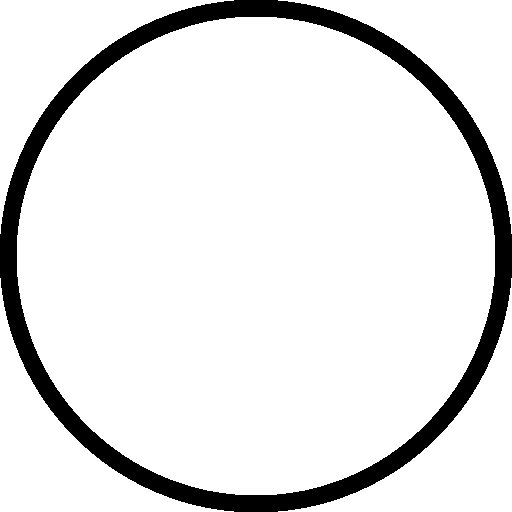
#> input picture Symmetry/circle.png, 512 x 512 px, found by its file name
$ python task2_png_input.py
#> lines starting #> are read from the running program, lines starting #| are printed output that depends on the picture; after the words box and inside, x2 and y2 are one past the last pixel; in counts of white or black regions, pixels touching at a corner belong together
import cv2
import matplotlib.pyplot as plt
import numpy as np
from scipy.interpolate import splprep, splev

def load_image(image_file):
    """
    Load the image and return it as a binary (black and white) image.
    """
    image = cv2.imread(image_file, cv2.IMREAD_GRAYSCALE)
    _, binary_image = cv2.threshold(image, 128, 255, cv2.THRESH_BINARY)
    return binary_image

def find_contours(image):
    """
    Find contours in the binary image and return them.
    """
    contours, _ = cv2.findContours(image, cv2.RETR_TREE, cv2.CHAIN_APPROX_SIMPLE)
    return contours

def generate_image_from_contours(contours, img_size=(500, 500), line_color=(255, 255, 255)):
    """
    Generate an image with the contours drawn on it.
    """
    img = np.zeros((img_size[0], img_size[1], 3), dtype=np.uint8)

    for contour in contours:
        if len(contour) < 2:
            continue

        if len(contour) == 2:
            cv2.line(img, tuple(contour[0][0]), tuple(contour[1][0]), line_color, 2)
            continue

        x_coords = np.array([p[0][0] for p in contour])
        y_coords = np.array([p[0][1] for p in contour])

        tck, u = splprep([x_coords, y_coords], s=0, k=2)
        u_new = np.linspace(u.min(), u.max(), 1000)
        x_new, y_new = splev(u_new, tck, der=0)

        for i in range(len(x_new) - 1):
            cv2.line(img, (int(x_new[i]), int(y_new[i])), (int(x_new[i+1]), int(y_new[i+1])), line_color, 2)

    return img

def find_harris_corners(img, max_corners=2, threshold_ratio=0.1):
    """
    Detect Harris corners in the image.
    """
    gray_img = cv2.cvtColor(img, cv2.COLOR_BGR2GRAY)
    gray_img = np.float32(gray_img)
    corner_response = cv2.cornerHarris(gray_img, 2, 3, 0.04)
    corner_response = cv2.dilate(corner_response, None)
    threshold = threshold_ratio * corner_response.max()

    detected_corners = np.argwhere(corner_response > threshold)
    detected_corners = [(int(c[1]), int(c[0])) for c in detected_corners]

    sorted_corners = sorted(detected_corners, key=lambda pt: corner_response[pt[1], pt[0]], reverse=True)

    return sorted_corners[:max_corners], img

# [43 lines left out: functions calculate_opposite_point, draw_spline_on_image, not called in this run]

def detect_and_draw_symmetry_line(image_file, image_title):
    """
    Detect the symmetry line in the image and find the Harris corners and their corresponding symmetric points.
    """
    binary_image = load_image(image_file)
    contours = find_contours(binary_image)
    curve_img = generate_image_from_contours(contours, img_size=(500, 500), line_color=(255, 255, 255))

    # Save and reload the image to ensure it gets processed correctly
    temp_img_path = 'temp_curve_image.png'
    cv2.imwrite(temp_img_path, curve_img)
    img = cv2.imread(temp_img_path)

    # Detect the top 15 Harris corners
    detected_corners, img_with_corners = find_harris_corners(img, max_corners=15)

    symmetry_detector = Mirror_Symmetry_detection(temp_img_path)
    matched_points = symmetry_detector.find_matchpoints()
    r_vals, theta_vals = symmetry_detector.find_points_r_theta(matched_points)

    hexbin_image = plt.hexbin(r_vals, theta_vals, bins=200, cmap=plt.cm.Spectral_r)
    sorted_votes = symmetry_detector.sort_hexbin_by_votes(hexbin_image)
    r, theta = symmetry_detector.find_coordinate_maxhexbin(hexbin_image, sorted_votes, vertical=False)

    symmetry_line_coords = symmetry_detector.draw_mirrorLine(r, theta, image_title)

    if symmetry_line_coords:
        x1, y1, x2, y2 = symmetry_line_coords

        # Draw the symmetry line on the image
        cv2.line(img_with_corners, (x1, y1), (x2, y2), (255, 255, 0), 2)  # Yellow for the symmetry line

        for corner in detected_corners:
            symmetric_point = calculate_opposite_point(corner, (x1, y1, x2, y2))

            # Draw the Harris corner and its corresponding symmetric point
            cv2.circle(img_with_corners, corner, 5, (0, 255, 0), 2)  # Green for the Harris corner
            cv2.circle(img_with_corners, symmetric_point, 5, (255, 0, 0), 2)  # Red for the symmetric point

            # Draw the B-spline connecting the points
            img_with_corners = draw_spline_on_image(img_with_corners, [corner, symmetric_point], spline_color=(255, 165, 0))

        # Display the final image
        plt.figure(figsize=(12, 8))
        plt.imshow(cv2.cvtColor(img_with_corners, cv2.COLOR_BGR2RGB))
        plt.axis('off')
        plt.title(f"{image_title} - Harris Corners, Symmetric Points, and Symmetry Line")
        plt.show()

def run_test():
    image_file = 'symmetric\\circle.png'  # Update this with your PNG image file
    detect_and_draw_symmetry_line(image_file, "Symmetry Detection - Test Case 1")
#> in load_image, `image = cv2.imread(image_file, cv2.IMREAD_GRAYSCALE)`: image: shape (512, 512); 89.8% white; 1 black region
#> in find_contours, `contours, _ = cv2.findContours(image, cv2.RETR_TREE, cv2.CHAIN_APPROX_..`: contours = 5 contours; box (x1, y1, x2, y2) and area: (17, 17, 495, 495) 179247, (278, 278, 512, 512) 13468, (0, 278, 234, 512) 13468, (278, 0, 512, 234) 13468, (0, 0, 234, 234) 13468
#> the loop in generate_image_from_contours, `for contour in contours:` made 5 passes
#> after the loop in generate_image_from_contours, `for contour in contours:`:
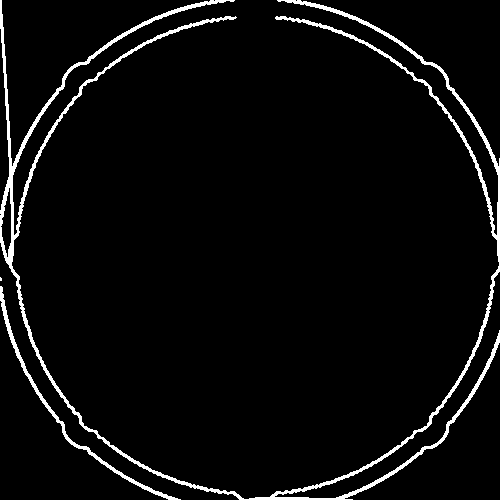
#> img: shape (500, 500, 3); 4.2% white; 3 white regions (1 under 20 px), largest, box (x1, y1, x2, y2) and area: (0, 0, 500, 500) 9507, (0, 286, 181, 500) 1103
#> in find_harris_corners, `corner_response = cv2.cornerHarris(gray_img, 2, 3, 0.04)`:
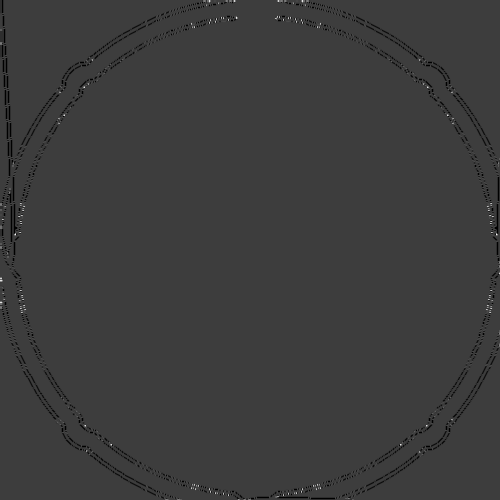
#> corner_response: shape (500, 500) float32; min -169130016, max 531174016, mean -2089323; drawn with min black and max white
#> in find_harris_corners, `corner_response = cv2.dilate(corner_response, None)`:
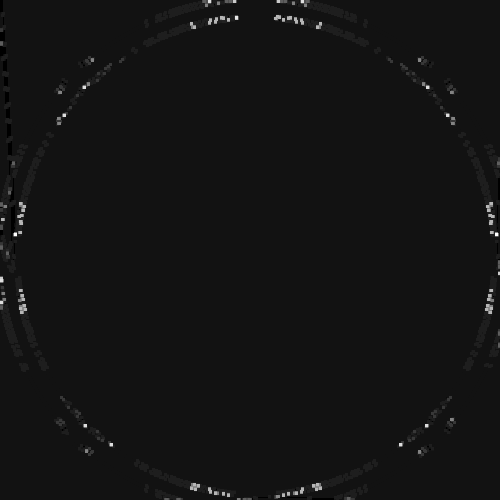
#> corner_response: shape (500, 500) float32; min -42282504, max 531174016, mean 3164983.2; drawn with min black and max white
#> in find_harris_corners, `threshold = threshold_ratio * corner_response.max()`: threshold = 53117401.6
#> in find_harris_corners, `detected_corners = np.argwhere(corner_response > threshold)`: detected_corners = 2637 pairs, first value 0 to 499, second value 0 to 499
#> in find_harris_corners, `sorted_corners = sorted(detected_corners, key=lambda pt: corner_respon..`: sorted_corners has the same summary as detected_corners
#> in detect_and_draw_symmetry_line, `detected_corners, img_with_corners = find_harris_corners(img, max_corn..`: detected_corners = [(14, 233), (15, 233), (16, 233), (495, 233), (496, 233), (497, 233), (14, 234), (15, 234), (16, 234), (495, 234), (496, 234), (497, 234), (14, 235), (15, 235), (16, 235)]

#> (the run stopped early here; a loop or call above may not have finished)

$ run again, with Symmetry/1.png copied over Symmetry/circle.png
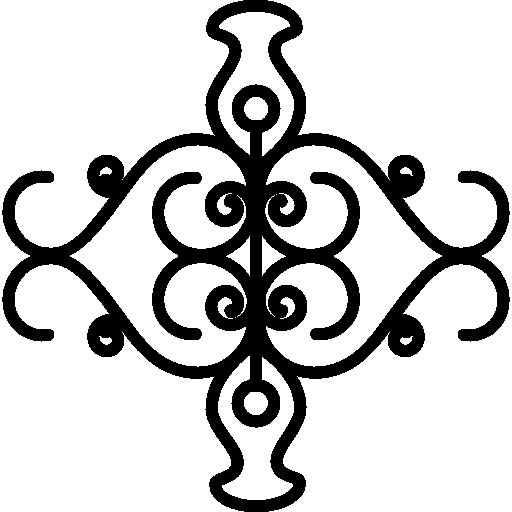
#> input picture Symmetry/1.png, 512 x 512 px, found by its file name
#> image: shape (512, 512); 79.6% white; 1 black region
#> in find_contours, `contours, _ = cv2.findContours(image, cv2.RETR_TREE, cv2.CHAIN_APPROX_..`: contours = 21 contours, 3 with area under 20; largest, box (x1, y1, x2, y2) and area: (268, 0, 512, 512) 78046, (0, 0, 244, 512) 78033, (265, 145, 442, 367) 17990, (70, 145, 247, 367) 17990, (218, 12, 294, 156) 4918
#> the loop in generate_image_from_contours, `for contour in contours:` made 21 passes
#> contour on passes 5, 10, 13: [[235, 317]], [[276, 194]], [[122, 179]]
#> after the loop in generate_image_from_contours, `for contour in contours:`:
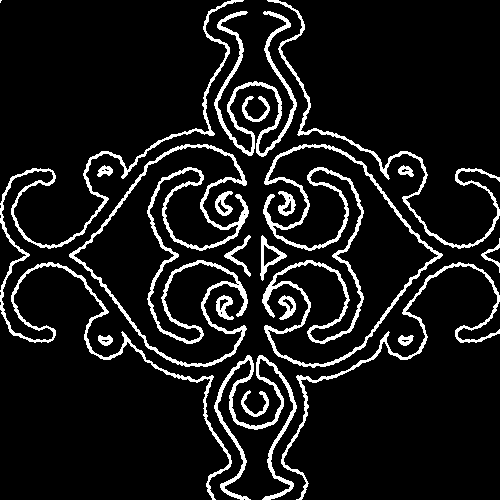
#> img: shape (500, 500, 3); 9.8% white; 21 white regions (1 under 20 px), largest, box (x1, y1, x2, y2) and area: (69, 144, 249, 367) 4752, (262, 144, 443, 368) 4747, (0, 0, 244, 500) 4310
#> in find_harris_corners, `corner_response = cv2.dilate(corner_response, None)`:
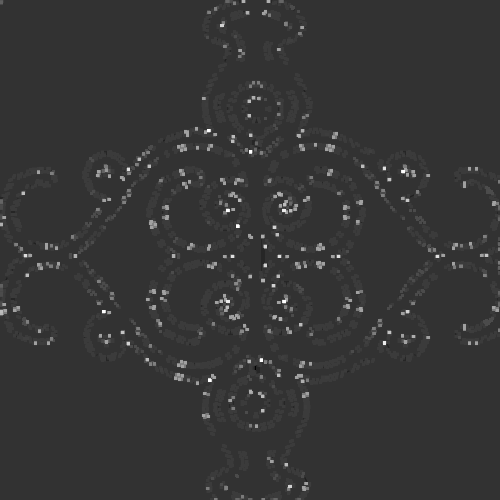
#> corner_response: shape (500, 500) float32; min -169130016, max 678667264, mean 10841897; drawn with min black and max white
#> threshold = 67866726.4
#> in find_harris_corners, `detected_corners = np.argwhere(corner_response > threshold)`: detected_corners = 8609 pairs, first value 0 to 499, second value 0 to 499
#> sorted_corners has the same summary as detected_corners
#> in detect_and_draw_symmetry_line, `detected_corners, img_with_corners = find_harris_corners(img, max_corn..`: detected_corners = [(236, 225), (237, 225), (238, 225), (236, 226), (237, 226), (238, 226), (236, 227), (237, 227), (238, 227), (208, 379), (209, 379), (210, 379), (208, 380), (209, 380), (210, 380)]

$ run again, with Symmetry/2.png copied over Symmetry/circle.png
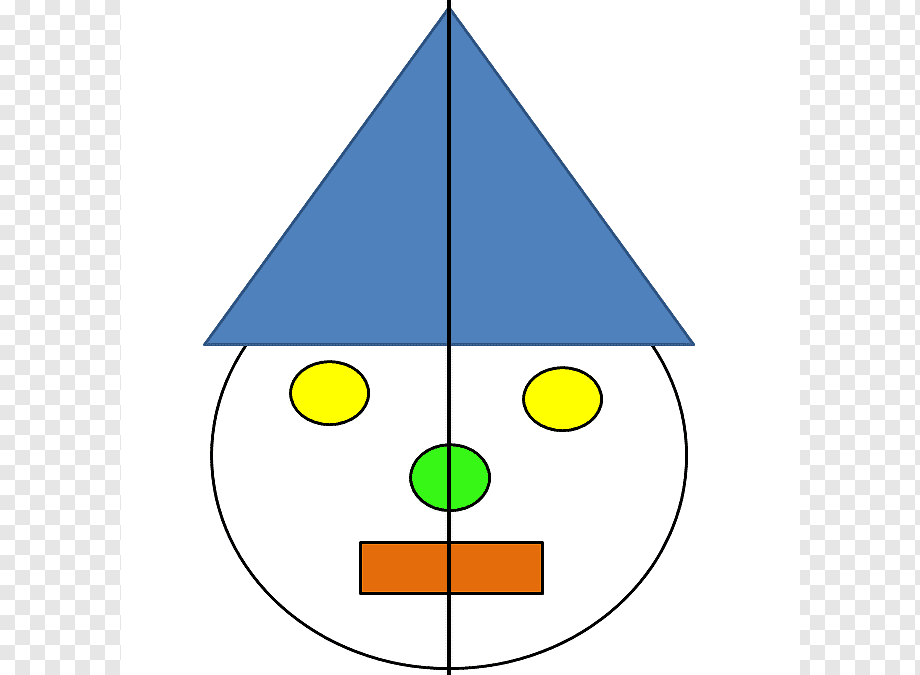
#> input picture Symmetry/2.png, 920 x 675 px, found by its file name
#> in load_image, `_, binary_image = cv2.threshold(image, 128, 255, cv2.THRESH_BINARY)`:
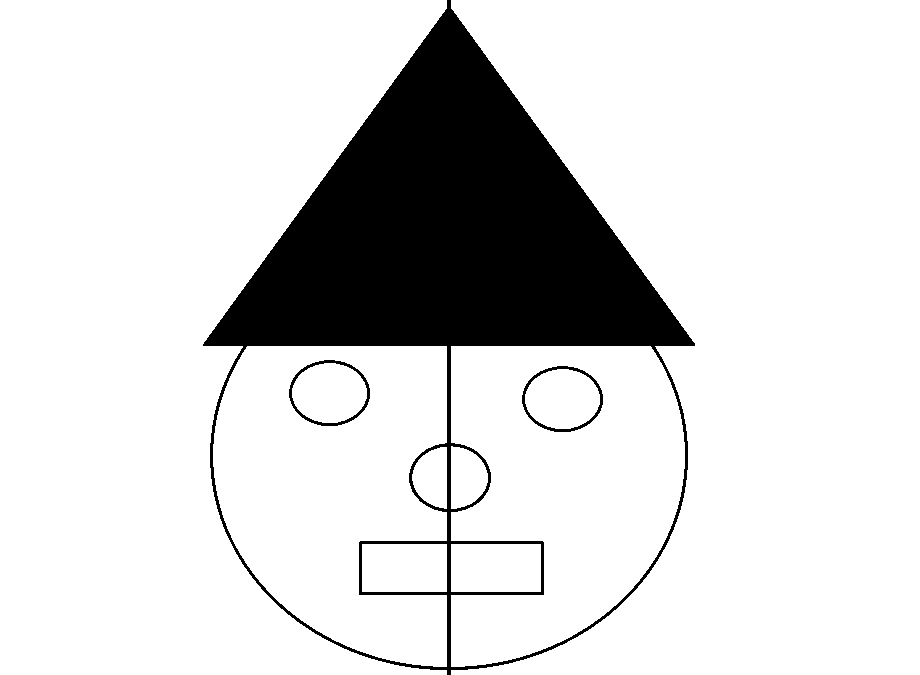
#> binary_image: shape (675, 920); 85.2% white; 3 black regions
#> in find_contours, `contours, _ = cv2.findContours(image, cv2.RETR_TREE, cv2.CHAIN_APPROX_..`: contours = 12 contours; largest, box (x1, y1, x2, y2) and area: (451, 0, 920, 675) 209208, (0, 0, 447, 675) 194500, (213, 346, 447, 667) 55854, (451, 346, 685, 667) 55483, (521, 365, 604, 433) 4294
#> the loop in generate_image_from_contours, `for contour in contours:` made 12 passes
#> (contour, x_coords, y_coords, u) on passes 1 to 2: ([[451, 544], [451, 591], [540, 591], [540, 544]], [451, 451, 540, 540], [544, 591, 591, 544], [0, 0.257, 0.743, 1]), ([[362, 544], [362, 591], [446, 591], [446, 544]], [362, 362, 446, 446], [544, 591, 591, 544], [0, 0.264, 0.736, 1])
#> in find_harris_corners, `corner_response = cv2.cornerHarris(gray_img, 2, 3, 0.04)`:
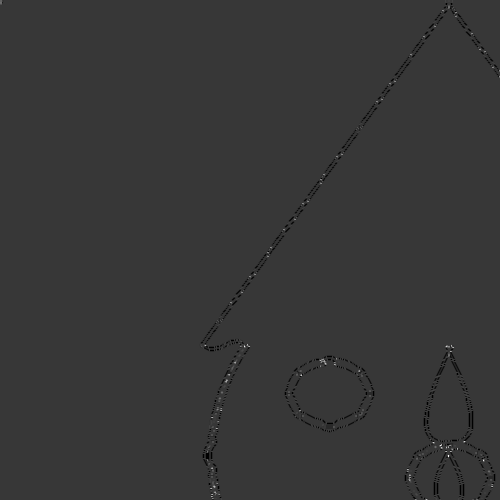
#> corner_response: shape (500, 500) float32; min -169130016, max 613756992, mean -886730.2; drawn with min black and max white
#> threshold = 61375699.2
#> in find_harris_corners, `detected_corners = np.argwhere(corner_response > threshold)`: detected_corners = 2269 pairs, first value 0 to 499, second value 0 to 499
#> sorted_corners has the same summary as detected_corners
#> in detect_and_draw_symmetry_line, `detected_corners, img_with_corners = find_harris_corners(img, max_corn..`: detected_corners = [(447, 454), (448, 454), (449, 454), (447, 455), (448, 455), (449, 455), (447, 456), (448, 456), (449, 456), (447, 457), (448, 457), (449, 457), (243, 345), (244, 345), (245, 345)]

$ run again, with Symmetry/but.png copied over Symmetry/circle.png
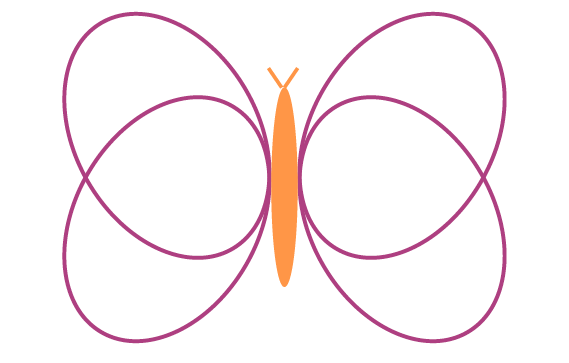
#> input picture Symmetry/but.png, 569 x 363 px, found by its file name
#> in load_image, `_, binary_image = cv2.threshold(image, 128, 255, cv2.THRESH_BINARY)`:
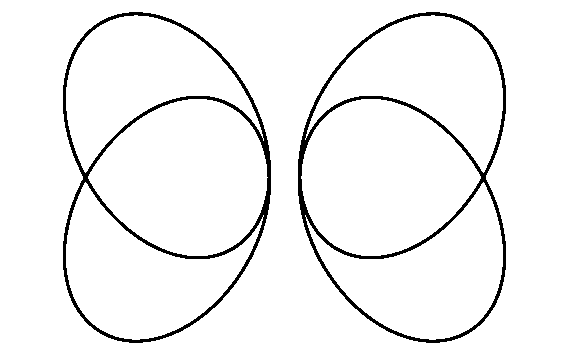
#> binary_image: shape (363, 569); 95.5% white; 2 black regions
#> in find_contours, `contours, _ = cv2.findContours(image, cv2.RETR_TREE, cv2.CHAIN_APPROX_..`: contours = 9 contours; largest, box (x1, y1, x2, y2) and area: (0, 0, 569, 363) 205616, (62, 11, 272, 344) 55372, (297, 11, 507, 344) 55371, (88, 99, 268, 256) 20371, (301, 99, 481, 256) 20368
#> the loop in generate_image_from_contours, `for contour in contours:` made 9 passes
#> (contour, x_coords, y_coords, u) on pass 1: ([[0, 0], [0, 362], [568, 362], [568, 0]], [0, 0, 568, 568], [0, 362, 362, 0], [0, 0.28, 0.72, 1])
#> in find_harris_corners, `corner_response = cv2.dilate(corner_response, None)`:
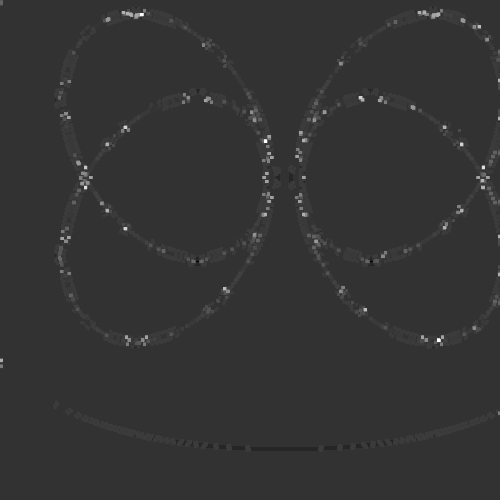
#> corner_response: shape (500, 500) float32; min -169130016, max 678667264, mean 5099178.5; drawn with min black and max white
#> threshold = 67866726.4
#> in find_harris_corners, `detected_corners = np.argwhere(corner_response > threshold)`: detected_corners = 4346 pairs, first value 0 to 414, second value 0 to 499
#> in find_harris_corners, `detected_corners = [(int(c[1]), int(c[0])) for c in detected_corners]`: detected_corners = 4346 pairs, first value 0 to 499, second value 0 to 414
#> sorted_corners has the same summary as detected_corners
#> in detect_and_draw_symmetry_line, `detected_corners, img_with_corners = find_harris_corners(img, max_corn..`: detected_corners = [(437, 339), (438, 339), (439, 339), (437, 340), (438, 340), (439, 340), (437, 341), (438, 341), (439, 341), (140, 13), (141, 13), (142, 13), (140, 14), (141, 14), (142, 14)]
